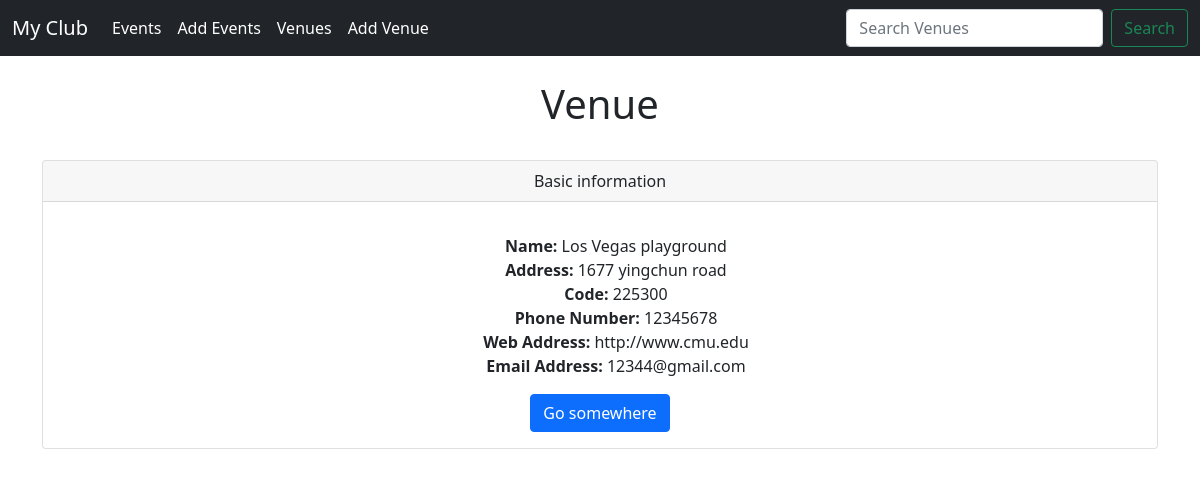
Screenshot of /show_venue/3 with the database file from the repository.
### events/models.py (models this page shows, shortened)
class Venue(models.Model):
    name = models.CharField(max_length=120)
    address = models.CharField(max_length=360)
    zip_code = models.CharField(max_length=15)
    phone = models.CharField(max_length=25, blank=True)
    web = models.URLField(blank=True)
    email_address = models.EmailField(blank=True)

### events/views.py (the view)
# urls.py: path('show_venue/<venue_id>', views.show_venue, name="show-venue"),
def show_venue(request, venue_id):
    context = {}
    venue = Venue.objects.get(pk=venue_id)
    context = {
        "venue": venue
    }
    return render(request, 'events/show_venue.html', context)

### events/templates/events/show_venue.html
{% extends 'events/base.html' %}
{% block content %}
<center>
<h1> Venue </h1>
<br/>
<div class="card">
    <div class="card-header">
        Basic information
    </div>
    <div class="card-body">
      <p class="card-text">
        <ul>
            <strong>Name: </strong>{{venue.name}} <br/>
            <strong>Address: </strong>{{venue.address}}<br/>
            <strong>Code: </strong>{{venue.zip_code}}<br/>
            <strong>Phone Number: </strong>{{venue.phone}}<br/>
            <strong>Web Address: </strong>{{venue.web}}<br/>
            <strong>Email Address: </strong>{{venue.email_address}}<br/>
        </ul>
      </p>
      <a href="#" class="btn btn-primary">Go somewhere</a>
    </div>
</div>
</center>
{% endblock %}

### rows the page displays
Venue: name "Los Vegas playground", address "1677 yingchun road", zip_code "225300", phone "12345678", web "http://www.cmu.edu", email_address "12344@gmail.com"
